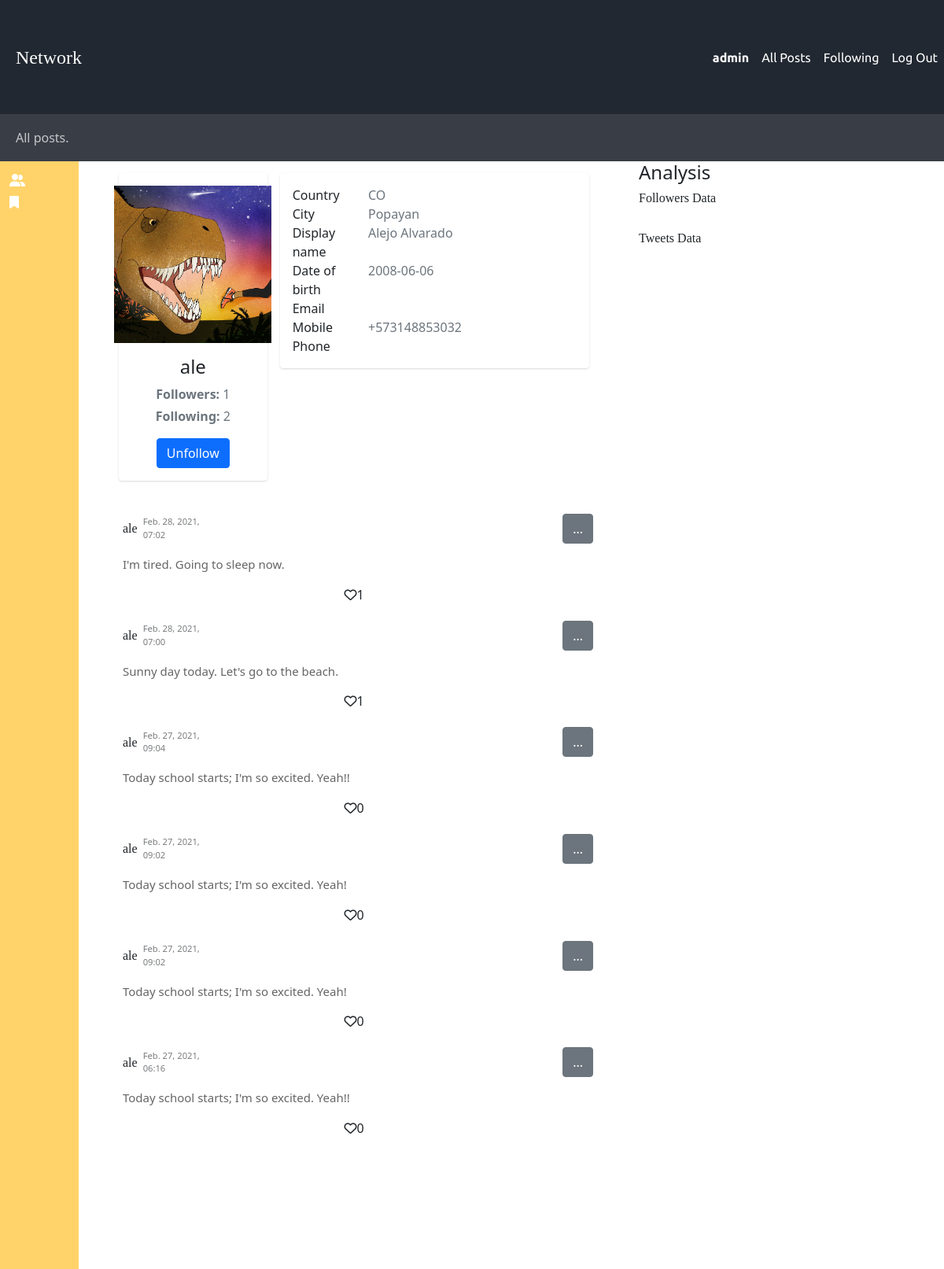
The app's page /profile_page/ale/ (signed in) with its own data.
### network/models.py (models this page shows, shortened)
class User(AbstractUser):
    username = models.CharField(max_length=24, unique=True)
    display_name = models.CharField(max_length=30, verbose_name=_("Display name"), help_text=_("Will be shown .."), blank=True, null=True)
    date_of_birth = models.DateField(verbose_name=_("Date of birth"), blank=True, null=True)
    address1 = models.CharField(verbose_name=_("Address 1"), max_length=1024, blank=True, null=True)
    city = models.CharField(verbose_name=_("City"), max_length=1023, blank=True, null=True)
    country = CountryField(blank=True, null=True)
    email = models.EmailField(unique=True)
    phone_regex = RegexValidator(regex=r"^\+(?:[0-9]●?){6,14}[0-9]$", message=_("Enter a valid international mobile phone number starting with +(country code)"))
    mobile_phone = models.CharField(validators=[phone_regex], verbose_name=_("Mobile phone"), max_length=17, blank=True, null=True)
    photo = models.ImageField(verbose_name=_("Photo"), upload_to="images", default=os.path.join(settings.MEDIA_ROOT, "images","profile_default_image.png"))
    class Meta:
        ordering = ['last_name']
    def __str__ (self):
        return f"{self.username}"

class Tweet(models.Model):
    user = models.ForeignKey(User, on_delete=models.CASCADE, related_name="tweets", blank=False)
    username = models.CharField(max_length=24, blank=True, null=True )
    content = models.CharField(max_length=250, blank=True)
    updated = models.DateTimeField(auto_now=True)
    datetime = models.DateTimeField(default=datetime.now, blank=True)  #By passing in the function without parenthesis we telling the model to run this every time a new model is created
    likes = models.IntegerField(default=0)
    class Meta:
        ordering = ["-datetime"]

### network/views.py (the view)
# urls.py: path('profile_page/<str:username>/', views.profile_view, name="profile_page"),
def profile_view(request, username):
    print(username)
    user = User.objects.get(username=username)
    tweets = user.tweets.all()
    tweet_serializer = TweetSerializer(tweets, many=True)
    user_serializer = UserSerializer(user)
    print(request.user.is_authenticated)
    check = any(item in User.objects.get(username=request.user).following.all() for item in user.follower.all())
    if (check is True):
        follow_status = True
    else:
        follow_status = False
    return render(request, "network/user_profile.html", {
        "my_user":user_serializer.data,
        "tweets": tweet_serializer.data,
        "my_user_str": str(request.user),
        "follow": follow_status
    })

### network/models.py (called while the page is built)
    def __str__(self):
        return f"Following: {self.following.username}, Follower: {self.follower.username}"

### network/templates/network/user_profile.html (shortened to what this page needs)
{% extends "network/layout.html" %}
{% load static %}
{% block profile %}
<div class="container-fluid">
    <div class="main-body">
        <div class="row gutters-sm">
            <div class="col-md-4 mb-3">
                <div class="card">
                    <div class="card-body">
                        <div class="d-flex flex-column align-items-center text-center">
                            <img width="200px" src="{{my_user.photo}}" alt="">
                            <div class="mt-3">
                                <h4 id="profile_username">{{my_user.username}}</h4>
                                <p class="text-secondary mb-1"><b>Followers: </b>{{my_user.follower|length}}</p>
                                <p class="text-muted font-size-sm"><b>Following: </b>{{my_user.following|length}}</p>
                                {% if my_user_str != my_user.username %}
                                    {% if follow %}
                                        <button id="btn-follow" class="btn btn-primary">Unfollow</button>
                                    {% else %}
                                        <button id="btn-follow" class="btn btn-outline-primary">Follow</button>
                                    {% endif %}
                                {% endif %}
                            </div>
                        </div>
                    </div>
                </div>
            </div>
            <div class="col-md-8 details">
                <div class="card mb-3">
                    <div class="card-body">
                        <div class="row">
                            <div class="col-sm-3">
                                <div class="mb-0">Country</div>
                            </div>
                            <div class="col-sm-9 text-secondary">{{my_user.country}}</div>
                        </div>
                        <div class="row">
                            <div class="col-sm-3">
                                <div class="mb-0">City</div>
                            </div>
                            <div class="col-sm-9 text-secondary">{{my_user.city}}</div>
                        </div>
                        <div class="row">
                            <div class="col-sm-3">
                                <div class="mb-0">Display name</div>
                            </div>
                            <div class="col-sm-9 text-secondary">{{my_user.display_name}}</div>
                        </div>
                        <div class="row">
                            <div class="col-sm-3">
                                <div class="mb-0">Date of birth</div>
                            </div>
                            <div class="col-sm-9 text-secondary">{{my_user.date_of_birth}}</div>
                        </div>
                        <div class="row">
                            <div class="col-sm-3">
                                <div class="mb-0">Email</div>
                            </div>
                            <div class="col-sm-9 text-secondary">{{my_user.email}}</div>
                        </div>
                        <div class="row">
                            <div class="col-sm-3">
                                <div class="mb-0">Mobile Phone</div>
                            </div>
                            <div class="col-sm-9 text-secondary">{{my_user.mobile_phone}}</div>
                        </div>
                    </div>
                </div>
            </div>
        </div>
    </div>
</div>
<div class="container-fluid">
    {% for tweet in tweets %}
        <div class="display-tweet">
            <span class="far fa-my_user fa-2x tweet-icon"></span>
            <div class="tweet-content">
                <div class="d-flex align-items-center bd-highlight mb-3 subheader-flex" >
                    <h6 style="margin: 0px; padding:0px" >{{tweet.username}}</h6>
                    <p  style="margin: 0px; padding:0px 7px; font-size:0.7rem; opacity:0.6;">{{tweet.datetime}}</p>
                    <button  class="btn btn-secondary btn-edit" type="button">...</button>
                </div>
                <p>{{tweet.content}}</p>
            </div>
            <div class="d-flex icons-section">
                <i class="far fa-heart"></i>
                <div>{{tweet.likes}}</div>
            </div>
        </div>
      {% endfor %}
    </div>
<link rel="stylesheet" href="{% static 'network/profile_style.css' %}">
{% endblock %}

### network/templates/network/layout.html (shortened to what this page needs)
{% load static %}
<!DOCTYPE html>
<html lang="en">
    <head>
        <link href="https://cdn.jsdelivr.net/npm/bootstrap@5.0.0-beta2/dist/css/bootstrap.min.css" rel="stylesheet">
        <link href="{% static 'network/index_styles.css' %}" rel="stylesheet" type="text/css">
    </head>
    <body>
        <div class="body-container">
            <nav class="navbar navbar-expand-lg ">
                <a class="navbar-brand" href="#">Network</a>
                  <div class="collapse navbar-collapse justify-content-end" id="navbarNavDropdown">
                  <ul class="navbar-nav mr-auto">
                    {% if user.is_authenticated %}
                        <li class="nav-item">
                            <a class="nav-link" href="#" id="username"><strong>{{ user.username }}</strong></a>
                        </li>
                    {% endif %}
                    <li class="nav-item">
                      <a class="nav-link" href="{% url 'index' %}">All Posts</a>
                    </li>
                    {% if user.is_authenticated %}
                        <li class="nav-item">
                            <a id="following-btn" class="nav-link" href="{% url 'following' %}">Following</a>
                        </li>
                        <li class="nav-item">
                            <a class="nav-link" href="{% url 'logout' %}">Log Out</a>
                        </li>
                    {% endif %}
                  </ul>
                </div>
              </nav>
            <div class="content">
                <div class="container-fluid subheader-container">
                    <div class="row subheader-row">
                        <div class="col-lg-12">
                            <div class="d-flex align-items-center bd-highlight mb-3 subheader-flex">
                                <a>All posts.</a>
                            </div>
                        </div>
                    </div>
                </div>
                <div class="container-fluid index-container ">
                    <div class="row">
                        <div class="col-lg-1 left-panel">
                                  <div class="top-options-div">
                                    <i class="fas fa-user-friends"></i>
                                </div>
                                <div  class="top-options-div">
                                    <i class="fas fa-bookmark"></i>
                                </div>
                                    <div class="user-settings">
                                    </div>
                        </div>
                        <div class="col-lg-7">
                            <div class="profile-context">
                                {% block profile %}
                                {% endblock %}
                            </div>
                        </div>
                    <div class="col-lg-3">
                        <h4>Analysis</h4>
                        <div class="graphs">
                            <div class="follower-graph">
                                <h6>Followers Data</h6>
                            </div>
                            <div class="tweet-graph">
                                <h6>Tweets Data</h6>
                            </div>
                        </div>
                    </div>
                    </div>
                </div>
            </div>
        </div>
    </body>
</html>

### network/static/network/index_styles.css (style rules this page uses)
* { box-sizing: border-box !important; }
h6 { font-family: "Montserrat-Bold"; }
html, body { height: 100%; }
.subheader-container { padding-left: 20px; background-color: #393E46 ; }
.subheader-flex { height: 100%; }
.subheader-row a { opacity: 0.7; }
.subheader-row { color: #fff; padding-left: 0px; height: 60px; }
a { text-decoration: none; color: #fff; }
.body-container { display: flex; flex-direction: column; position: absolute; top: 0; left: 0; right: 0; bottom: 0; }
.content { flex-grow: 3; }
.index-container { height: 100%; }
.row { min-height: 100%; }
.navbar { background-color: #222831; padding-left: 20px; height: 9%; }
.navbar .nav-item a { font-family: "Ubuntu"; color: rgb(255, 255, 255); }
.navbar .navbar-brand { font-family: "Montserrat-Black"; font-size: 1.5rem; color: rgb(255, 255, 255); }
.left-panel { display: flex; flex-direction: column; background-color: #FFD369; color: #fff; padding: 10px 10px; }
.top-options-div { margin: 2px; }
.top-options-div > i { display:inline-block; color:#fff" }
.user-settings { display: flex; flex-grow: 2; align-items: flex-end; }
.display-tweet { margin-bottom: 10px; background-color: #fff; }
.fa-heart { cursor: pointer; }
.btn-edit { margin-left: 70%; }
.tweet-icon { float: left; padding: 5px }
.tweet-content { display: flex; flex-direction:column; justify-content:flex-start; padding-left: 10px; padding-right: 10px; padding-top: 10px; }
.tweet-content > p { font-family: "Segoe UI"; color: rgb(102, 101, 101); font-size:15px; font-weight: 300; line-height: 1.3125; }
.icons-section { flex-direction: row; justify-content: center; align-items: center; }

### network/static/network/profile_style.css (style rules this page uses)
.main-body { padding: 15px; align-items: center; }
.card { box-shadow: 0 1px 3px 0 rgba(0,0,0,.1), 0 1px 2px 0 rgba(0,0,0,0.06); }
.card { position: relative; display: flex; flex-direction: column; min-width: 0; word-wrap: break-word; background-color: #fff; background-clip: border-box; border: 0 solid rgba(0,0,0,0.125); border-radius: .25rem; }
.card-body { flex: 1 1 auto; min-height: 1px; padding: 1rem; }
.gutters-sm { margin-right: -8px; margin-left: -8px; }
.gutters-sm>.col, .gutters-sm>[class*=col-] { padding-right: 8px; padding-left: 8px; }
.mb-3, .my-3 { margin-bottom: 1rem !important; }

### records on screen
User: username "admin"
User: username "ale", city "Popayan", display_name "Alejo Alvarado", mobile_phone "+573148853032"
Tweet: username "ale", content "I'm tired. Going to sleep now."
Tweet: username "ale", content "Sunny day today. Let's go to the beach."
Tweet: username "ale", content "Today school starts; I'm so excited. Yeah!!"
Tweet: username "ale", content "Today school starts; I'm so excited. Yeah!"
Tweet: username "ale", content "Today school starts; I'm so excited. Yeah!"
Tweet: username "ale", content "Today school starts; I'm so excited. Yeah!!"

### other values on screen
{{ my_user.follower|length }} "1"
{{ my_user.following|length }} "2"
{{ my_user.country }} "CO"
{{ my_user.date_of_birth }} "2008-06-06"
{{ tweet.datetime }} "Feb. 28, 2021, 07:02" "Feb. 28, 2021, 07:00" "Feb. 27, 2021, 09:04" "Feb. 27, 2021, 09:02" "Feb. 27, 2021, 09:02" "Feb. 27, 2021, 06:16"
{{ tweet.likes }} "1" "1" "0" "0" "0" "0"
